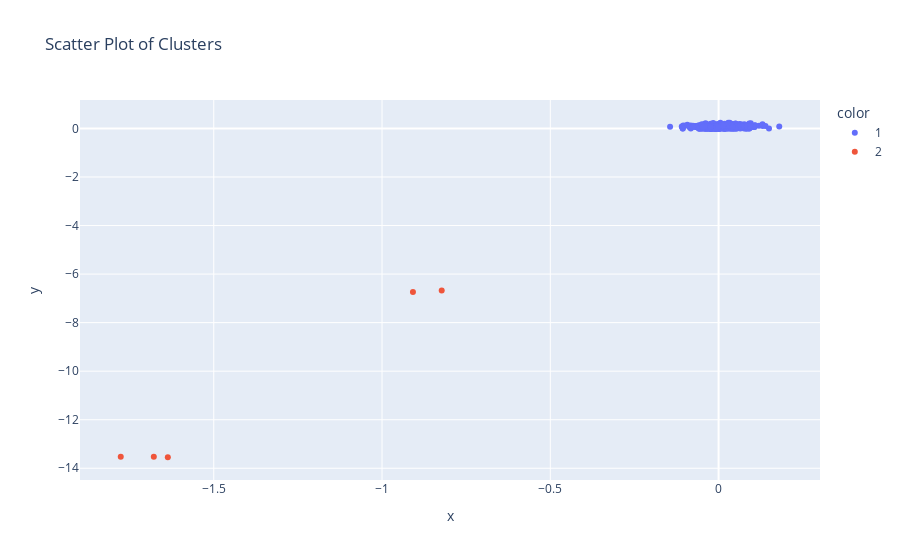

Here is the notebook cell this chart was saved with:
### Code cell
import plotly.express as px
# Create an interactive 3D scatter plot using Plotly
fig = px.scatter(x=x,
                y=y,
                color=cluster_categories,
                title='Scatter Plot of Clusters'
                ) 

# Show the plot
fig.show()

### Figure 1 — Plotly figure (JSON) as saved in the notebook; plotly's stock layout.template omitted (floating-point values rounded to 4 significant figures; data arrays with more than 128 entries replaced by an {"elided": "..."} marker saying what was removed)
{"data": [{"hovertemplate": "color=1<br>x=%{x}<br>y=%{y}<extra></extra>", "legendgroup": "1", "marker": {"color": "#636efa", "symbol": "circle"}, "mode": "markers", "name": "1", "orientation": "v", "showlegend": true, "x": {"elided": "641 float values"}, "xaxis": "x", "y": {"elided": "641 float values"}, "yaxis": "y", "type": "scatter"}, {"hovertemplate": "color=2<br>x=%{x}<br>y=%{y}<extra></extra>", "legendgroup": "2", "marker": {"color": "#EF553B", "symbol": "circle"}, "mode": "markers", "name": "2", "orientation": "v", "showlegend": true, "x": [-1.636, -1.776, -0.9081, -0.8227, -1.678], "xaxis": "x", "y": [-13.55, -13.52, -6.743, -6.676, -13.52], "yaxis": "y", "type": "scatter"}], "layout": {"xaxis": {"anchor": "y", "domain": [0.0, 1.0], "title": {"text": "x"}}, "yaxis": {"anchor": "x", "domain": [0.0, 1.0], "title": {"text": "y"}}, "legend": {"title": {"text": "color"}, "tracegroupgap": 0}, "title": {"text": "Scatter Plot of Clusters"}}}
